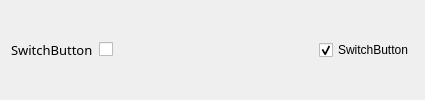
                <widget class="QWidget" name="widget_13" native="true">
                 <property name="minimumSize">
                  <size>
                   <width>0</width>
                   <height>0</height>
                  </size>
                 </property>
                 <layout class="QGridLayout" name="gridLayout_19">
                  <item row="0" column="0">
                   <widget class="QLabel" name="label_12">
                    <property name="font">
                     <font>
                      <family>微软雅黑</family>
                      <pointsize>10</pointsize>
                      <bold>false</bold>
                     </font>
                    </property>
                    <property name="text">
                     <string>SwitchButton</string>
                    </property>
                   </widget>
                  </item>
                  <item row="0" column="4">
                   <widget class="QCheckBox" name="checkBox_4">
                    <property name="text">
                     <string>SwitchButton</string>
                    </property>
                    <property name="checked">
                     <bool>true</bool>
                    </property>
                    <property name="isSwitchButton" stdset="0">
                     <bool>true</bool>
                    </property>
                   </widget>
                  </item>
                  <item row="0" column="1">
                   <widget class="QCheckBox" name="checkBox_5">
                    <property name="text">
                     <string/>
                    </property>
                    <property name="isSwitchButton" stdset="0">
                     <bool>true</bool>
                    </property>
                   </widget>
                  </item>
                  <item row="0" column="2">
                   <spacer name="horizontalSpacer_8">
                    <property name="orientation">
                     <enum>Qt::Orientation::Horizontal</enum>
                    </property>
                    <property name="sizeHint" stdset="0">
                     <size>
                      <width>200</width>
                      <height>20</height>
                     </size>
                    </property>
                   </spacer>
                  </item>
                 </layout>
                </widget>
